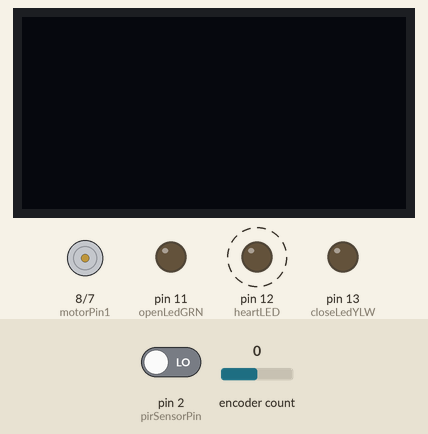
Recording of a sketch running on a simulated Arduino Uno, built with avr-gcc and run on an emulated ATmega328P. On the bench: 128×64 one-colour display, motor-driver pin pairs drawn as motors (green arrow = first pin HIGH = forward, orange = second pin HIGH = backward, longer = more drive, scaled by the enable pin), output pins drawn as LEDs (lit = HIGH). Dashed ring = blinking. Inputs (shaded band) come from the test bench; at power-on: pin 2 (pirSensorPin) LOW, encoder count 0. What the sketch prints to the serial monitor is not drawn.

Above: at 1.2 s.
1.3 s: pin 2 (pirSensorPin) driven HIGH
At 1.53 s:
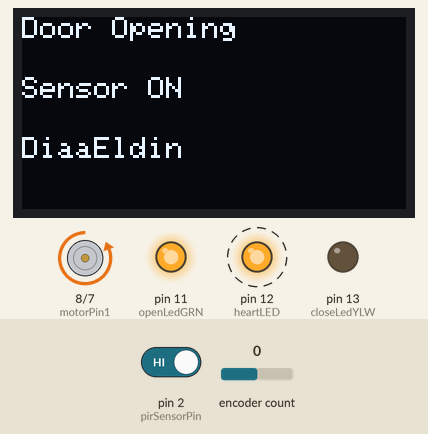
3.2 s: encoder count set to -1
6.2 s: encoder count set to 0
Timing chart, 0 to 15.2 s (numbered marks = the images above; inputs shaded):
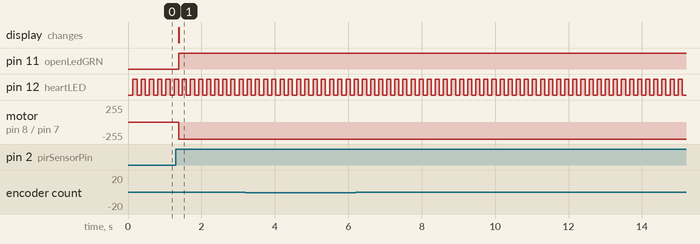

Measured:
- after the input at 1.3 s, pin 11 (openLedGRN): LOW → HIGH after 0.08 s; motor on pin 8 (motorPin1) / pin 7 (motorPin2): stopped → backward 255/255 after 0.08 s; the display: changes after 0.08 s (image 1)
- by itself, pin 12 (heartLED): alternates HIGH for 0.11 s and LOW for 0.11 s

The sketch:

incremental_encoder_door_system.ino
```cpp
#include <Arduino.h>
#include <Encoder.h>
#include <Wire.h>
#include <Adafruit_GFX.h>
#include <Adafruit_SSD1306.h>

// Define motor control pins
const int motorEnablePin = 9;
const int motorPin1 = 8;
const int motorPin2 = 7;

int heartLED = 12;
int openLedGRN = 11;
int closeLedYLW = 13;

// Define encoder pins
const int encoderPin1 = 3;
const int encoderPin2 = 4;

// Define PIR sensor pin
const int pirSensorPin = 2;

// Create encoder instance
Encoder encoder(encoderPin1, encoderPin2);

// OLED setup
#define SCREEN_WIDTH 128
#define SCREEN_HEIGHT 64
#define SCREEN_ADDRESS 0x3C
Adafruit_SSD1306 display(SCREEN_WIDTH, SCREEN_HEIGHT, &Wire, -1);

// Number of encoder pulses per revolution (adjust according to your encoder)
const int pulsesPerRevolution = 1000;

// Desired number of turns
const int desiredTurns = 1;

// Timing variables
unsigned long previousMillis = 0;
const long interval = 5000; // 5 seconds

// State variables
enum State {STOPPED, COUNTERCLOCKWISE, WAIT, CLOCKWISE};
State currentState = STOPPED;

bool beatingHeart = LOW;
unsigned long blinkMillis = 0;

void setup() {
  Serial.begin(9600);

  pinMode(heartLED, OUTPUT);
  pinMode(openLedGRN, OUTPUT);
  pinMode(closeLedYLW, OUTPUT);

  // Set up motor control pins
  pinMode(motorEnablePin, OUTPUT);
  pinMode(motorPin1, OUTPUT);
  pinMode(motorPin2, OUTPUT);

  // Set up PIR sensor pin
  pinMode(pirSensorPin, INPUT);

  // Initialize OLED display
  if (!display.begin(SSD1306_SWITCHCAPVCC, SCREEN_ADDRESS)) {
    Serial.println(F("SSD1306 allocation failed"));
    for (;;);
  }

  display.clearDisplay();
  display.setTextSize(1);
  display.setTextColor(SSD1306_WHITE);
  display.setCursor(0, 0);
  display.display();

  // Reset encoder position
  encoder.write(0);

  Serial.println("Setup complete. Starting loop.");
}

void loop() {
  motorControl();
  heartBeat();
}

void motorControl() {
  static long targetPosition = pulsesPerRevolution * desiredTurns;
  long currentPosition = encoder.read();
  unsigned long currentMillis = millis();
  bool motionDetected = digitalRead(pirSensorPin) == HIGH;

  switch (currentState) {
    case STOPPED:
      stop();
      if (motionDetected) {
        encoder.write(0);
        currentState = COUNTERCLOCKWISE;
        displayMessage("Door Opening", "Sensor ON", "DiaaEldin");
        digitalWrite(openLedGRN, HIGH);
        digitalWrite(closeLedYLW, LOW);
      }
      break;

    case COUNTERCLOCKWISE:
      counterClockwise();
      if (abs(currentPosition) >= targetPosition) {
        stop();
        currentState = WAIT;
        previousMillis = currentMillis;
        displayMessage("Door Is Open", "Please Pass Through", "DiaaEldin");
        digitalWrite(openLedGRN, LOW);
        digitalWrite(closeLedYLW, LOW);
      }
      break;

    case WAIT:
      if (currentMillis - previousMillis >= interval) {
        encoder.write(0);
        currentState = CLOCKWISE;
        displayMessage("Door Closing", "Please Stand Clear", "DiaaEldin");
        digitalWrite(openLedGRN, LOW);
        digitalWrite(closeLedYLW, HIGH);
      }
      break;

    case CLOCKWISE:
      clockwise();
      if (abs(currentPosition) >= targetPosition) {
        stop();
        currentState = STOPPED;
        displayMessage("Door Closed", "Sensor OFF", "DiaaEldin");
        digitalWrite(openLedGRN, LOW);
        digitalWrite(closeLedYLW, LOW);
      }
      break;
  }

  // Debugging and display updates
  Serial.print("Encoder position: ");
  Serial.println(currentPosition);
}

void clockwise() {
  analogWrite(motorEnablePin, 255); // Full speed
  digitalWrite(motorPin1, HIGH);
  digitalWrite(motorPin2, LOW);
  Serial.println("Motor turning clockwise");
}

void counterClockwise() {
  analogWrite(motorEnablePin, 255); // Full speed
  digitalWrite(motorPin1, LOW);
  digitalWrite(motorPin2, HIGH);
  Serial.println("Motor turning counterclockwise");
}

void stop() {
  analogWrite(motorEnablePin, 0);
  digitalWrite(motorPin1, LOW);
  digitalWrite(motorPin2, LOW);
  Serial.println("Motor stopped");
}

void displayMessage(const char* message1, const char* message2, const char* message3) {
  display.clearDisplay();

  // First line
  display.setCursor(0, 0);
  display.setTextSize(1);
  display.print(message1);

  // Second line
  display.setCursor(0, 20);
  display.setTextSize(1);
  display.print(message2);

  // Third line
  display.setCursor(0, 40);
  display.setTextSize(1);
  display.print(message3);

  // Display everything
  display.display();
}

void heartBeat() {
  unsigned long currentMillis = millis();
  if (currentMillis - blinkMillis >= 100) {
    blinkMillis = currentMillis;
    beatingHeart = !beatingHeart;
    digitalWrite(heartLED, beatingHeart ? HIGH : LOW);
  }
}
```
